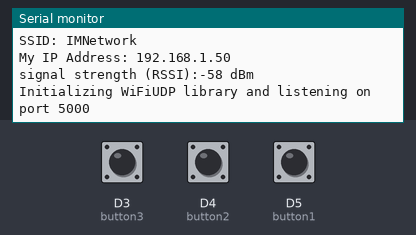
A sketch run on a simulated Arduino MKR. On the bench: the last lines printed to the serial monitor. The test bench sets the inputs (shaded band); at power-on: D3 (button3) LOW, D4 (button2) LOW, D5 (button1) LOW. WiFi joins after 1.5 s; servers stay silent unless stated.

Above: at 12.7 s.
12.8 s: D3 (button3) pulled HIGH for 0.15 s
At 13.6 s:
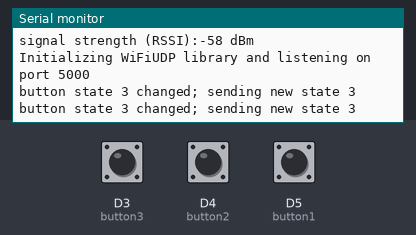
14.4 s: D4 (button2) pulled HIGH for 0.15 s
At 15.7 s:
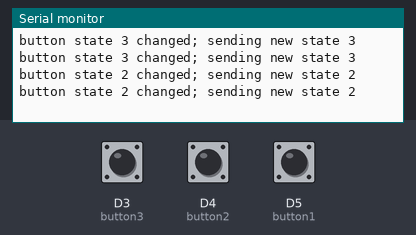
16.0 s: D5 (button1) pulled HIGH for 0.15 s
At 17.3 s:
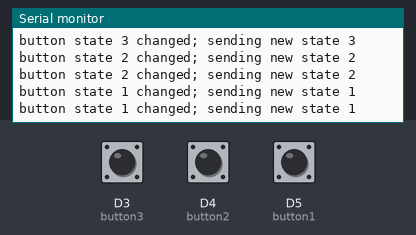
Timing chart, 0 to 19.0 s (numbered marks = the images above; inputs shaded):
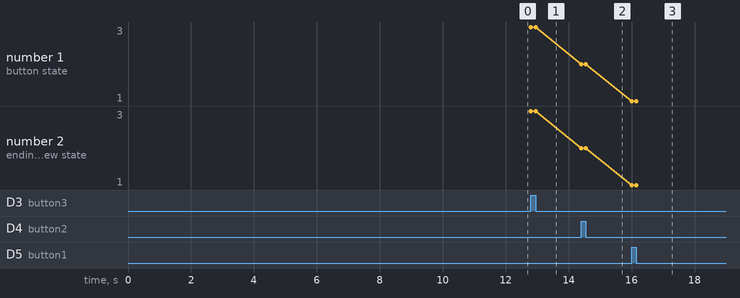

The sketch:

WiFiUdpSendByteOnButtonPress.ino
```cpp
/*

  WiFi UDP Send Byte on Button Press
  Based on UDP Send and Receive String

  created 3 February 2019
  by Michael Shiloh

  edited by Ingie Baho and María Laura Mirabelli
*/

#include <SPI.h>
#include <WiFiNINA.h>
#include <WiFiUdp.h>

int status = WL_IDLE_STATUS;
#include "arduino_secrets.h"
///////please enter your sensitive data in the Secret tab/arduino_secrets.h
char ssid[] = SECRET_SSID;        // your network SSID (name)
char pass[] = SECRET_PASS;    // your network password (use for WPA, or use as key for WEP)
int keyIndex = 0;            // your network key Index number (needed only for WEP)

unsigned int localPort = 5000;      // local port to listen on

char packetBuffer[255]; //buffer to hold incoming packet

WiFiUDP Udp;

const int button1 = 5;
const int button2 = 4;
const int button3 = 3;

// remember the button state so we only send
// when the state changes
boolean buttonState1;
boolean lastbuttonState1 = LOW; // arbitrary

boolean buttonState2;
boolean lastbuttonState2 = LOW; // arbitrary

boolean buttonState3;
boolean lastbuttonState3 = LOW; // arbitrary

void setup() {
  //Initialize serial and wait for port to open:
  Serial.begin(9600);
  while (!Serial) {
    ; // wait for serial port to connect. Needed for native USB port only
  }

  // check for the presence of the shield:
  if (WiFi.status() == WL_NO_SHIELD) {
    Serial.println("WiFi shield not present");
    // don't continue:
    while (true);
  }

  // attempt to connect to WiFi network:
  while ( status != WL_CONNECTED) {
    Serial.print("Attempting to connect to SSID: ");
    Serial.println(ssid);
    // Connect to WPA/WPA2 network. Change this line if using open or WEP network:
    status = WiFi.begin(ssid, pass);

    // wait 10 seconds for connection:
    delay(10000);
  }
  Serial.println("Connected to wifi");
  printWiFiStatus();

  Serial.print("Initializing WiFiUDP library and listening on port ");
  Serial.println(localPort);
  Udp.begin(localPort);
}

void loop() {

  // IP address of the receiving device
  IPAddress receivingDeviceAddress(192, 168, 1, 15);
  unsigned int receivingDevicePort = 2390;

  buttonState1 = digitalRead(button1);
  buttonState2 = digitalRead(button2);
  buttonState3 = digitalRead(button3);

  if(buttonState1 != lastbuttonState1 || buttonState2 != lastbuttonState2 || buttonState3 != lastbuttonState3)
  {
      Udp.beginPacket(receivingDeviceAddress, receivingDevicePort);

      Udp.write(buttonState1);
      if(buttonState1 != lastbuttonState1){
        Serial.println("button state 1 changed; sending new state 1");
        lastbuttonState1 = buttonState1;
      }

      Udp.write(buttonState2);
      if(buttonState2 != lastbuttonState2){
        Serial.println("button state 2 changed; sending new state 2");
        lastbuttonState2 = buttonState2;
      }

      Udp.write(buttonState3);
      if(buttonState3 != lastbuttonState3){
        Serial.println("button state 3 changed; sending new state 3");
        lastbuttonState3 = buttonState3;
      }

    Udp.endPacket();
  }


  // once we send a packet to the server, it might
  // respond, so read it

  // if there's data available, read a packet
  int packetSize = Udp.parsePacket();
  if (packetSize)
  {
    Serial.print("Received packet of size ");
    Serial.println(packetSize);
    Serial.print("From ");
    IPAddress remoteIp = Udp.remoteIP();
    Serial.print(remoteIp);
    Serial.print(", port ");
    Serial.println(Udp.remotePort());

    // read the packet into packetBufffer
    int len = Udp.read(packetBuffer, 255);
    if (len > 0) packetBuffer[len] = 0;
    Serial.println("Contents:");
    Serial.println(packetBuffer);


  }
}


void printWiFiStatus() {
  // print the SSID of the network you're attached to:
  Serial.print("SSID: ");
  Serial.println(WiFi.SSID());

  // print your WiFi shield's IP address:
  IPAddress ip = WiFi.localIP();
  Serial.print("My IP Address: ");
  Serial.println(ip);

  // print the received signal strength:
  long rssi = WiFi.RSSI();
  Serial.print("signal strength (RSSI):");
  Serial.print(rssi);
  Serial.println(" dBm");
}
```

arduino_secrets.h
```cpp
#define SECRET_SSID "IMNetwork"
#define SECRET_PASS "static123"
```

Measured:
- after the input at 12.8 s, the serial monitor: prints a new line at once (image 1)
- after the input at 14.4 s, the serial monitor: prints a new line at once (image 2)
- after the input at 16.0 s, the serial monitor: prints a new line at once (image 3)
- plotted number 1: 3 → 2 after the input at 14.4 s, 2 → 1 after the input at 16.0 s
- plotted number 2: 3 → 2 after the input at 14.4 s, 2 → 1 after the input at 16.0 s
